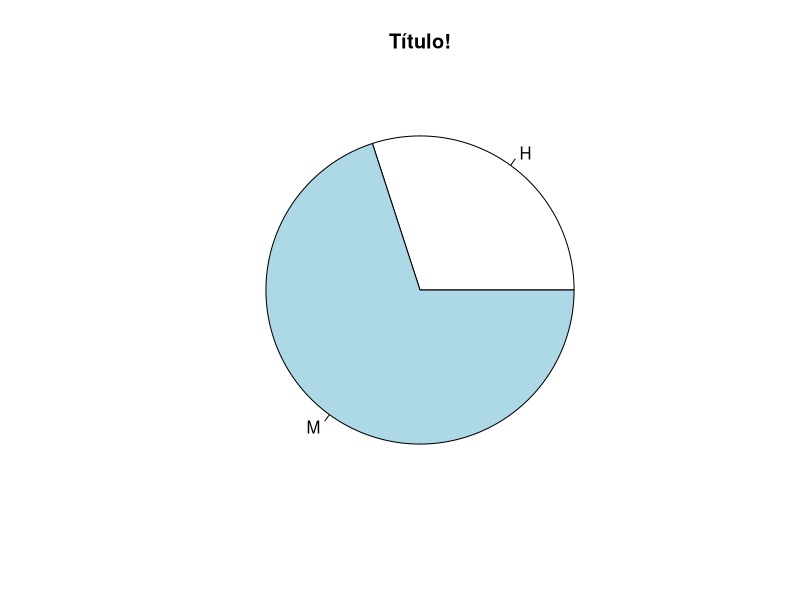
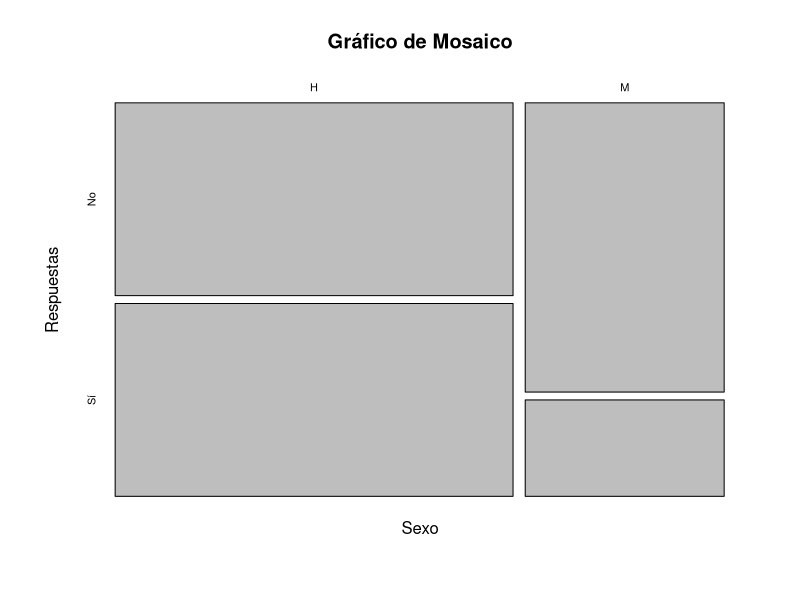
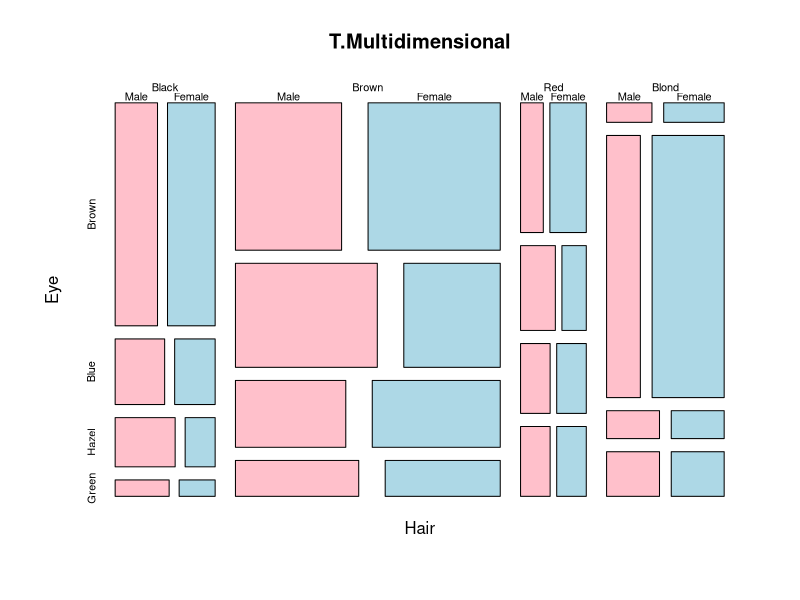

Recreate these plots in R, in order.
## ---- chunk 1
knitr::opts_chunk$set(echo = TRUE)
## ---- chunk 2
x= sample(1:8,size=12,replace=TRUE)
Respuestas=factor(sample(c("Sí","No"),size=12,replace=TRUE))
x
Respuestas
table(x)
table(Respuestas)
## ---- chunk 3
z = factor(x,levels=1:8)
table(z)
table(z)[3]
table(z)["6"]
## ---- chunk 4
prop.table(table(z))
## ---- chunk 5
table(z)/length(z)
## ---- chunk 6
names(which(table(x)==max(table(x))))
## ---- chunk 7
x= c(rep("H",6), rep("M",14))
table(x)
prop.table(table(x))
names(which(table(x)==max(table(x))))
## ---- chunk 8
pie(table(x),main="Título!")
## ---- chunk 9
Sexo= sample(c("H","M"),size=12,replace=TRUE)
Respuestas=factor(sample(c("Sí","No"),size=12,replace=TRUE))
plot(table(Sexo,Respuestas),main="Gráfico de Mosaico")
## ---- chunk 10
plot(HairEyeColor,col=c("pink","lightblue"),main="T.Multidimensional")
